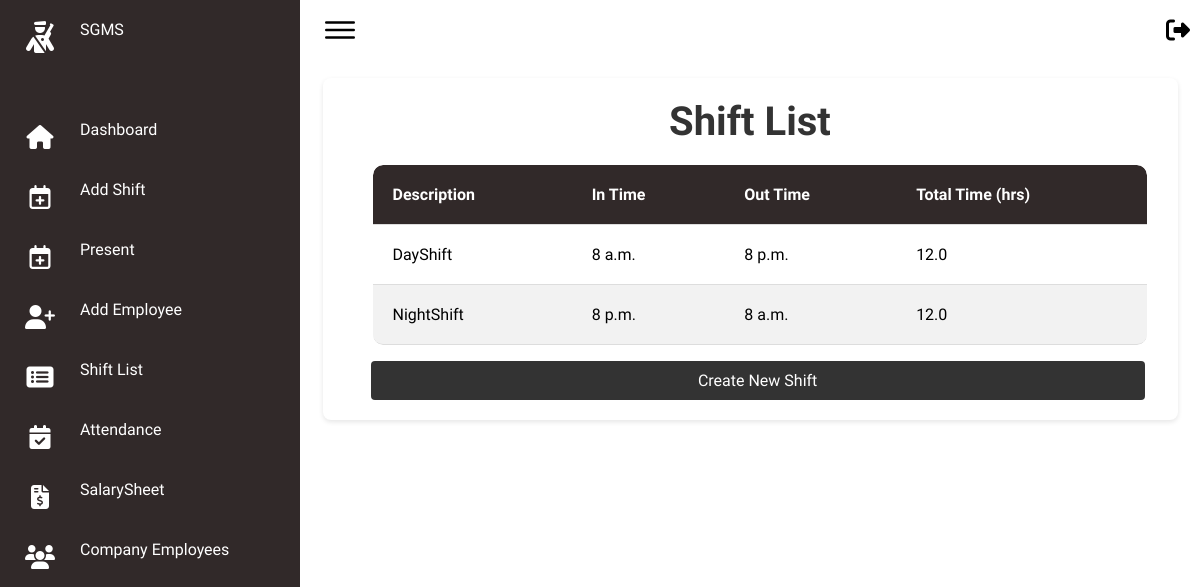
Page /shifts/ on the earlier database version.
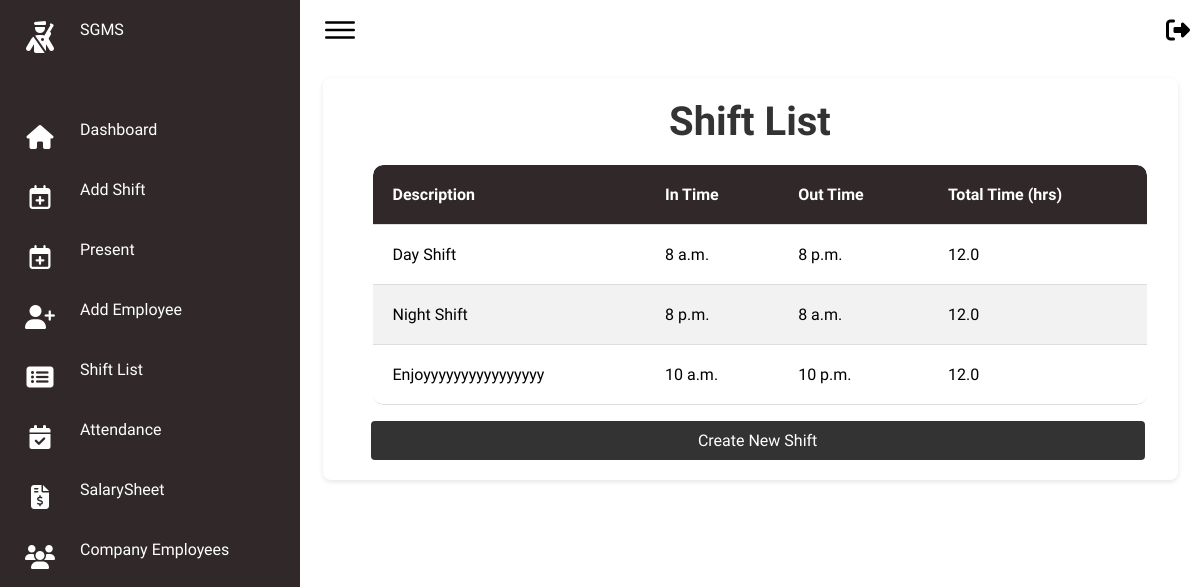
Same page on the later database version.
### secman/models.py (models this page shows, shortened)
class ShiftTime(models.Model):
    intime = models.TimeField()
    outtime = models.TimeField()
    description = models.CharField(max_length=255)
    shift_total_time = models.FloatField(editable=False)  # Store the total time in hours

### secman/views.py (the view)
# urls.py: path('shifts/', views.shift_list, name='shift_list'),
def shift_list(request):
    shifts = ShiftTime.objects.all()  # Fetch all ShiftTime records
    return render(request, 'FO/shift_list.html', {'shifts': shifts})

### secman/templates/FO/shift_list.html (shortened to what this page needs)
{% extends 'FO/basefo.html' %}
{% block content %}
<body>
    <div class="card">
        <h1>Shift List</h1>
        <table>
            <thead>
                <tr>
                    <th>Description</th>
                    <th>In Time</th>
                    <th>Out Time</th>
                    <th>Total Time (hrs)</th>
                </tr>
            </thead>
            <tbody>
                {% for shift in shifts %}
                <tr>
                    <td>{{ shift.description }}</td>
                    <td>{{ shift.intime }}</td>
                    <td>{{ shift.outtime }}</td>
                    <td>{{ shift.shift_total_time }}</td>
                </tr>
                {% endfor %}
            </tbody>
        </table>
        <a href="{% url 'addshift' %}" class="btn-create-shift">Create New Shift</a>
    </div>
</body>
{% endblock %}

Differences in the rows shown:
added ShiftTime: description "Day Shift", intime "8 a.m.", outtime "8 p.m.", shift_total_time "12.0"
changed ShiftTime: description "DayShift" → "Night Shift"; intime "8 a.m." → "8 p.m."; outtime "8 p.m." → "8 a.m."
changed ShiftTime: description "NightShift" → "Enjoyyyyyyyyyyyyyyyy"; intime "8 p.m." → "10 a.m."; outtime "8 a.m." → "10 p.m."
